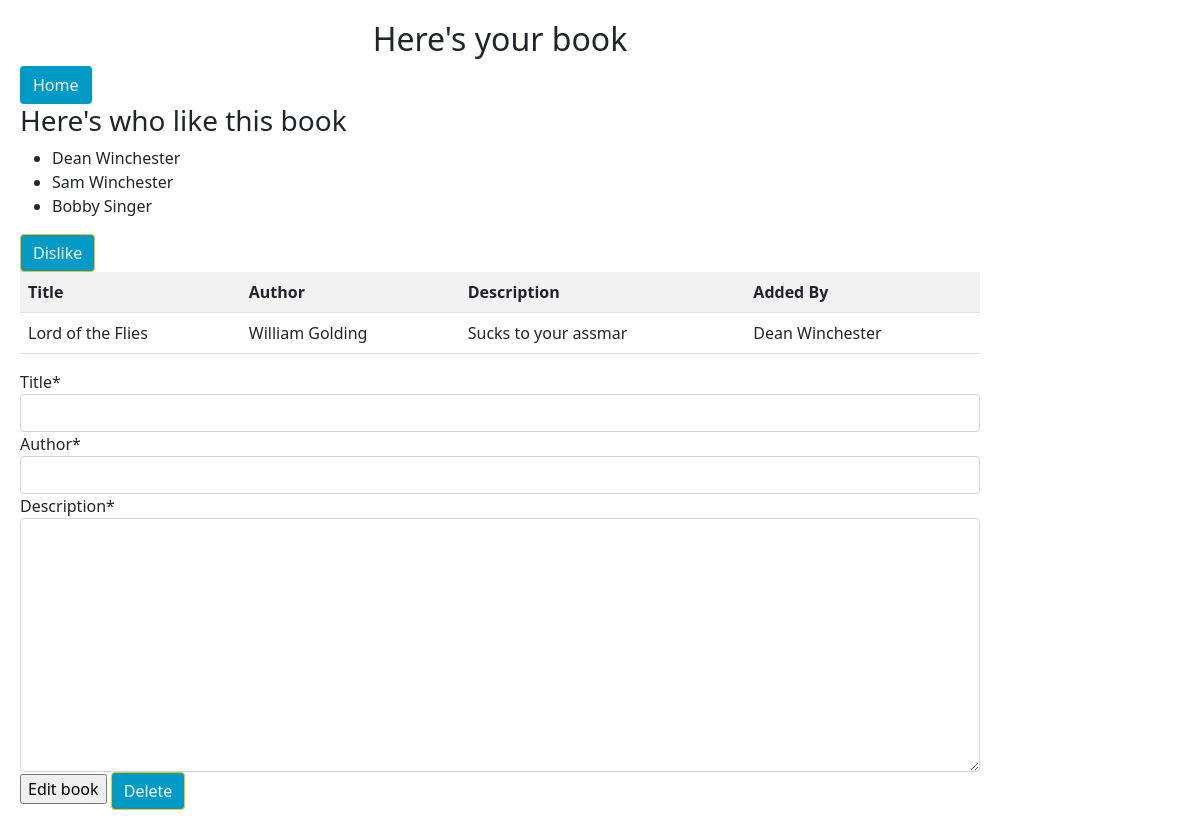
The page /home/52 (signed in) on the database its author committed.
### fav/models.py (models this page shows)
class User(models.Model):
    first_name = models.TextField(max_length=255)
    last_name = models.TextField(max_length=255)
    email = models.EmailField(max_length=255)
    password = models.CharField(max_length=255)
    created_at = models.DateTimeField(auto_now_add=True)
    updated_at = models.DateTimeField(auto_now=True)
    objects = UserManager()

class Book(models.Model):
    title = models.CharField(max_length=255)
    author = models.CharField(null=True, max_length=255)
    description = models.CharField(max_length=255)
    created_at = models.DateTimeField(auto_now_add=True)
    updated_at = models.DateTimeField(auto_now=True)
    uploaded_by = models.ForeignKey(User, related_name="books_uploaded", on_delete=models.CASCADE)
    users_who_like = models.ManyToManyField(User, related_name="liked_books")
    objects = BookManager()

### fav/views.py (the view)
# urls.py: path('home/<int:book_id>', views.book),
def book(request, book_id):
    form = BookForm()
    context = {
        'book': Book.objects.get(id=book_id),
        'user': User.objects.get(id=request.session['user_id']),
        'bookform' : form,
    }
    return render(request, "book.html", context)

### fav/forms.py
class BookForm(forms.Form):
    title = forms.CharField(max_length=255)
    author = forms.CharField(max_length=255)
    description = forms.CharField(widget = forms.Textarea, max_length=255)

### fav/templates/book.html (shortened to what this page needs)
{% load crispy_forms_tags %}
<!DOCTYPE html>
<html>
    <head>
        {% load static %}
        <link href="https://cdn.jsdelivr.net/npm/bootstrap@5.0.0/dist/css/bootstrap.min.css" rel="stylesheet">
        <link rel="stylesheet" href="{% static 'css/style.css' %}">
    </head>
    <body>
        <div id="wrapper">
            <h2>Here's your book</h2>
            <a href="/home"><button class="btn">Home</button></a>
            <h3>Here's who like this book</h3>
                <ul>
                    {% for liked in book.users_who_like.all %}
                    <li>{{liked.first_name}} {{liked.last_name}}</li>
                    {% endfor %}
                </ul>
                {% if user in book.users_who_like.all %}
                <a href="/home/{{book.id}}/unfavorite" role="button" class="btn btn-warning">Dislike</a>
                {% else %}
                <a href="/home/{{book.id}}/favorite" role="button" class="btn btn-success">Like</a>
                {% endif %}
            <table class="table table-striped">
                <tr>
                    <th scope="col">Title</th>
                    <th scope="col">Author</th>
                    <th scope="col">Description</th>
                    <th scope="col">Added By</th>
                </tr>
                <tr>
                    <td>{{book.title}}</td>
                    <td>{{book.author}}</td>
                    <td>{{book.description}}</td>
                    <td>{{book.uploaded_by.first_name}} {{book.uploaded_by.last_name}}</td>
                </tr>
            </table>
            <div>
                <form action="/home/{{book.id}}/editbook" method="POST">
                    {{bookform|crispy}}
                    <input type="submit" value="Edit book">
                    <a href="/home/{{book.id}}/delete" class="btn btn-warning" method="POST">Delete</a>
                </form>
            </div>
        </div>
    </body>
</html>

### fav/static/css/style.css (style rules this page uses)
h2 { text-align: center; align-self: center; }
#wrapper { width: 1000px; padding: 20px; }
.btn { background-color: #009ac7; color: white; }

### rows shown on the page
User: first_name "Dean", last_name "Winchester"
User: first_name "Sam", last_name "Winchester"
User: first_name "Bobby", last_name "Singer"
Book: title "Lord of the Flies", author "William Golding", description "Sucks to your assmar", uploaded_by.first_name "Dean", uploaded_by.last_name "Winchester"
